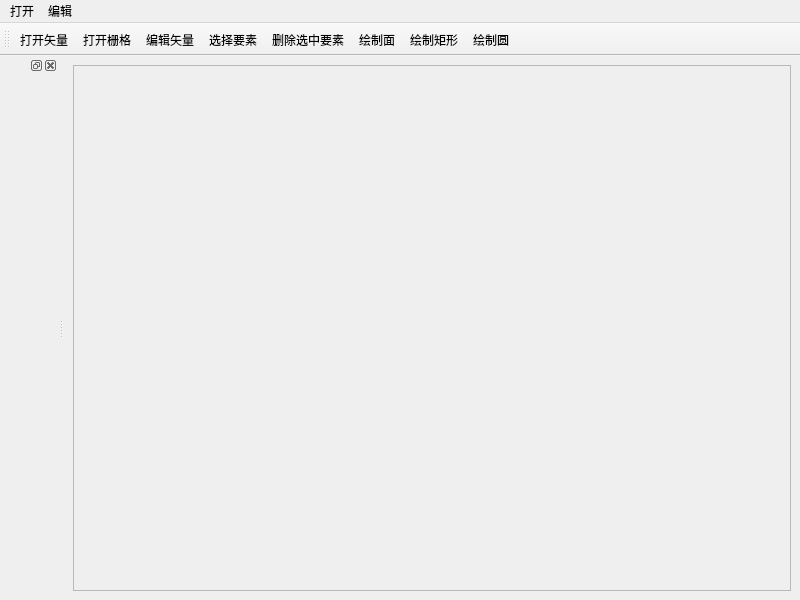
<?xml version="1.0" encoding="UTF-8"?>
<ui version="4.0">
 <class>MainWindow</class>
 <widget class="QMainWindow" name="MainWindow">
  <property name="geometry">
   <rect>
    <x>0</x>
    <y>0</y>
    <width>800</width>
    <height>600</height>
   </rect>
  </property>
  <property name="windowTitle">
   <string>MainWindow</string>
  </property>
  <property name="windowIcon">
   <iconset resource="../resources/myRc.qrc">
    <normaloff>:/ico/qgis.ico</normaloff>:/ico/qgis.ico</iconset>
  </property>
  <widget class="QWidget" name="centralwidget">
   <layout class="QVBoxLayout" name="verticalLayout">
    <item>
     <widget class="QFrame" name="frame">
      <property name="frameShape">
       <enum>QFrame::StyledPanel</enum>
      </property>
      <property name="frameShadow">
       <enum>QFrame::Raised</enum>
      </property>
     </widget>
    </item>
   </layout>
  </widget>
  <widget class="QMenuBar" name="menubar">
   <property name="geometry">
    <rect>
     <x>0</x>
     <y>0</y>
     <width>800</width>
     <height>22</height>
    </rect>
   </property>
   <widget class="QMenu" name="menuOpen">
    <property name="title">
     <string>打开</string>
    </property>
    <addaction name="actionOpenShp"/>
    <addaction name="actionOpenRaster"/>
   </widget>
   <widget class="QMenu" name="menuEdit">
    <property name="title">
     <string>编辑</string>
    </property>
    <addaction name="actionEditShp"/>
    <addaction name="actionSelectFeature"/>
    <addaction name="actionDeleteFeature"/>
    <addaction name="separator"/>
    <addaction name="actionPolygon"/>
    <addaction name="actionRectangle"/>
    <addaction name="actionCircle"/>
    <addaction name="actionML"/>
    <addaction name="actionMA"/>
   </widget>
   <addaction name="menuOpen"/>
   <addaction name="menuEdit"/>
  </widget>
  <widget class="QDockWidget" name="dockWidget">
   <attribute name="dockWidgetArea">
    <number>1</number>
   </attribute>
   <widget class="QWidget" name="dockWidgetContents"/>
  </widget>
  <widget class="QToolBar" name="toolBar">
   <property name="windowTitle">
    <string>toolBar</string>
   </property>
   <attribute name="toolBarArea">
    <enum>TopToolBarArea</enum>
   </attribute>
   <attribute name="toolBarBreak">
    <bool>false</bool>
   </attribute>
   <addaction name="actionOpenShp"/>
   <addaction name="actionOpenRaster"/>
   <addaction name="actionEditShp"/>
   <addaction name="actionSelectFeature"/>
   <addaction name="actionDeleteFeature"/>
   <addaction name="actionPolygon"/>
   <addaction name="actionRectangle"/>
   <addaction name="actionCircle"/>
  </widget>
  <action name="actionOpenShp">
   <property name="text">
    <string>打开矢量</string>
   </property>
  </action>
  <action name="actionOpenRaster">
   <property name="text">
    <string>打开栅格</string>
   </property>
  </action>
  <action name="actionEditShp">
   <property name="checkable">
    <bool>true</bool>
   </property>
   <property name="checked">
    <bool>false</bool>
   </property>
   <property name="icon">
    <iconset resource="../resources/myRc.qrc">
     <normaloff>:/ico/edit.png</normaloff>:/ico/edit.png</iconset>
   </property>
   <property name="text">
    <string>编辑矢量</string>
   </property>
  </action>
  <action name="actionSelectFeature">
   <property name="checkable">
    <bool>true</bool>
   </property>
   <property name="icon">
    <iconset resource="../resources/myRc.qrc">
     <normaloff>:/ico/select.png</normaloff>:/ico/select.png</iconset>
   </property>
   <property name="text">
    <string>选择要素</string>
   </property>
  </action>
  <action name="actionDeleteFeature">
   <property name="icon">
    <iconset resource="../resources/myRc.qrc">
     <normaloff>:/ico/delete.png</normaloff>:/ico/delete.png</iconset>
   </property>
   <property name="text">
    <string>删除选中要素</string>
   </property>
  </action>
  <action name="actionPolygon">
   <property name="icon">
    <iconset resource="../resources/myRc.qrc">
     <normaloff>:/ico/edit_polygon.png</normaloff>:/ico/edit_polygon.png</iconset>
   </property>
   <property name="text">
    <string>绘制面</string>
   </property>
  </action>
  <action name="actionRectangle">
   <property name="icon">
    <iconset resource="../resources/myRc.qrc">
     <normaloff>:/ico/edit_rectangle.png</normaloff>:/ico/edit_rectangle.png</iconset>
   </property>
   <property name="text">
    <string>绘制矩形</string>
   </property>
  </action>
  <action name="actionCircle">
   <property name="icon">
    <iconset resource="../resources/myRc.qrc">
     <normaloff>:/ico/edit_circle.png</normaloff>:/ico/edit_circle.png</iconset>
   </property>
   <property name="text">
    <string>绘制圆</string>
   </property>
  </action>
  <action name="actionML">
   <property name="icon">
    <iconset>
     <normaloff>../resources/measure_lines.png</normaloff>../resources/measure_lines.png</iconset>
   </property>
   <property name="text">
    <string>测量距离</string>
   </property>
  </action>
  <action name="actionMA">
   <property name="icon">
    <iconset>
     <normaloff>../resources/measure_polygon.png</normaloff>../resources/measure_polygon.png</iconset>
   </property>
   <property name="text">
    <string>测量面积</string>
   </property>
  </action>
 </widget>
 <resources>
  <include location="../resources/myRc.qrc"/>
 </resources>
 <connections/>
</ui>
